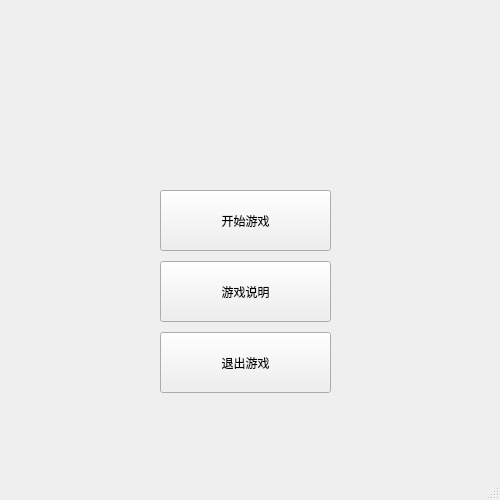
<?xml version="1.0" encoding="UTF-8"?>
<ui version="4.0">
 <class>MainWindow</class>
 <widget class="QMainWindow" name="MainWindow">
  <property name="geometry">
   <rect>
    <x>0</x>
    <y>0</y>
    <width>500</width>
    <height>500</height>
   </rect>
  </property>
  <property name="windowTitle">
   <string>极光摩托</string>
  </property>
  <widget class="QWidget" name="centralwidget">
   <widget class="QWidget" name="verticalLayoutWidget">
    <property name="geometry">
     <rect>
      <x>160</x>
      <y>190</y>
      <width>171</width>
      <height>211</height>
     </rect>
    </property>
    <layout class="QVBoxLayout" name="verticalLayout">
     <property name="spacing">
      <number>10</number>
     </property>
     <property name="sizeConstraint">
      <enum>QLayout::SetDefaultConstraint</enum>
     </property>
     <property name="bottomMargin">
      <number>8</number>
     </property>
     <item>
      <widget class="QPushButton" name="gameStart">
       <property name="sizePolicy">
        <sizepolicy hsizetype="Minimum" vsizetype="Minimum">
         <horstretch>0</horstretch>
         <verstretch>0</verstretch>
        </sizepolicy>
       </property>
       <property name="text">
        <string>开始游戏</string>
       </property>
      </widget>
     </item>
     <item>
      <widget class="QPushButton" name="gameDescription">
       <property name="sizePolicy">
        <sizepolicy hsizetype="Minimum" vsizetype="Minimum">
         <horstretch>0</horstretch>
         <verstretch>0</verstretch>
        </sizepolicy>
       </property>
       <property name="text">
        <string>游戏说明</string>
       </property>
      </widget>
     </item>
     <item>
      <widget class="QPushButton" name="gameQuit">
       <property name="sizePolicy">
        <sizepolicy hsizetype="Minimum" vsizetype="Minimum">
         <horstretch>0</horstretch>
         <verstretch>0</verstretch>
        </sizepolicy>
       </property>
       <property name="text">
        <string>退出游戏</string>
       </property>
      </widget>
     </item>
    </layout>
   </widget>
  </widget>
  <widget class="QMenuBar" name="menubar">
   <property name="geometry">
    <rect>
     <x>0</x>
     <y>0</y>
     <width>500</width>
     <height>26</height>
    </rect>
   </property>
  </widget>
  <widget class="QStatusBar" name="statusbar"/>
 </widget>
 <resources/>
 <connections>
  <connection>
   <sender>gameQuit</sender>
   <signal>clicked()</signal>
   <receiver>MainWindow</receiver>
   <slot>close()</slot>
   <hints>
    <hint type="sourcelabel">
     <x>188</x>
     <y>397</y>
    </hint>
    <hint type="destinationlabel">
     <x>218</x>
     <y>471</y>
    </hint>
   </hints>
  </connection>
 </connections>
</ui>
